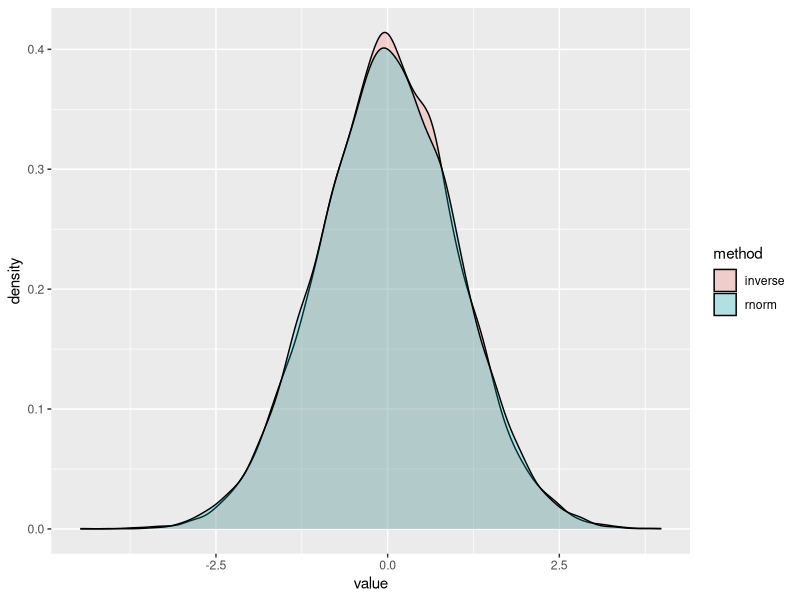
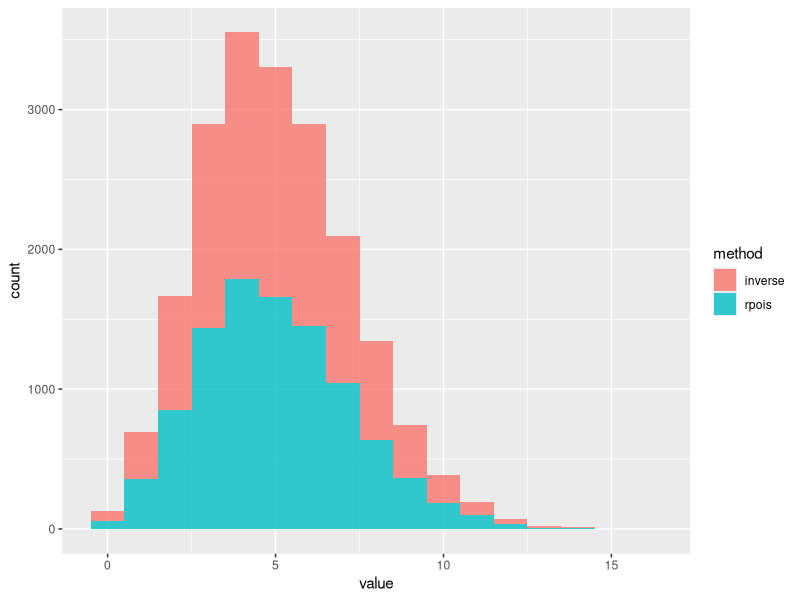

Write the R code that produced these figures, in order.
library(ggplot2)
library(tidyr)

rnorm_result  = data.frame(rnorm = rnorm(10000,0,1))
inverse_way   = data.frame(inverse = qnorm(runif(10000),0,1))

total_table   = cbind(rnorm_result,inverse_way)
transp_table  = gather(total_table)
colnames(transp_table) = c("method","value")

ggplot(transp_table, aes(x=value,fill=method)) + geom_density(alpha=0.25) 






rpois_result           = data.frame(rpois   = rpois(10000,5))
inverse_way            = data.frame(inverse = qpois(runif(10000),5))
total_table            = cbind(rpois_result,inverse_way)
transp_table           = gather(total_table)
colnames(transp_table) = c("method","value")


ggplot(transp_table, aes(x=value,fill=method)) + geom_histogram(alpha=0.8,binwidth = 1) 




